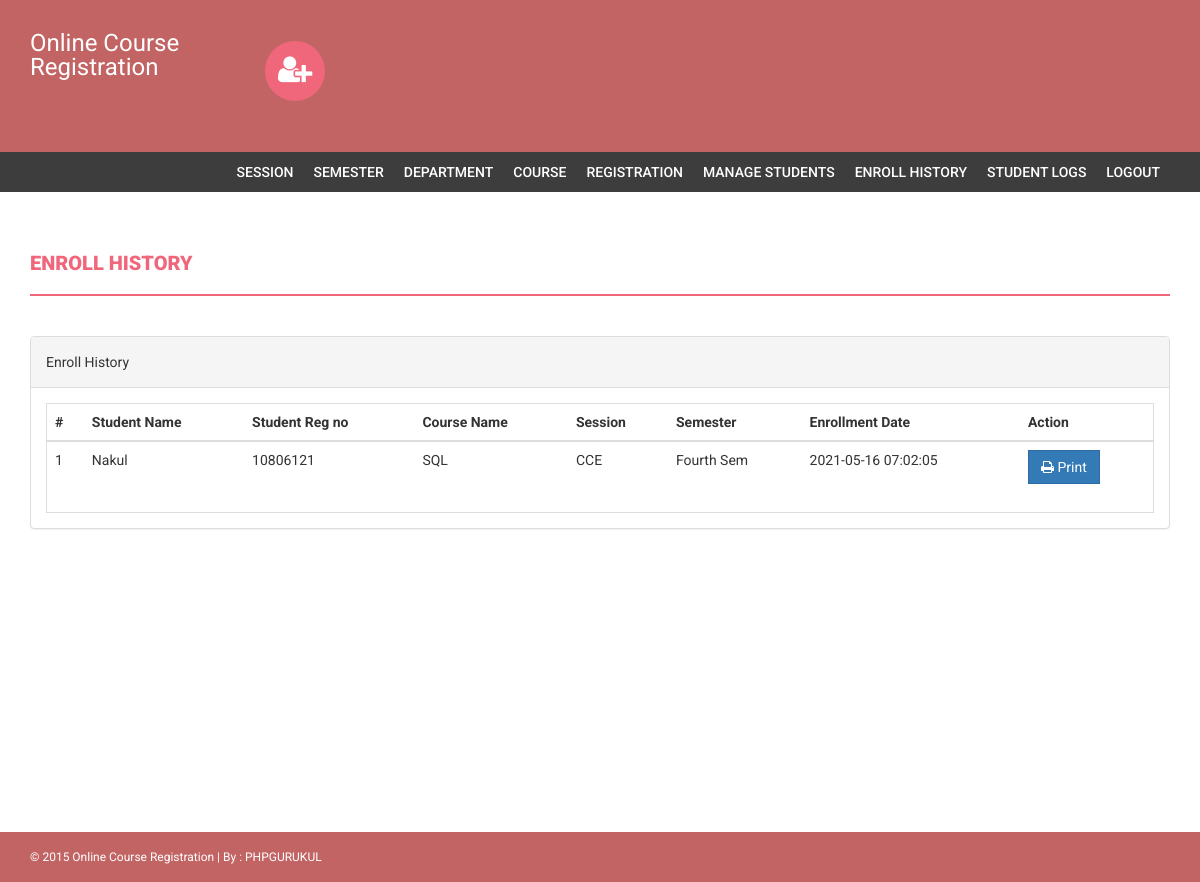
/onlinecourse/admin/enroll-history.php (signed in), run on the app's committed database.
### tables this page shows
CREATE TABLE `courseenrolls` (
  `id` int(11) NOT NULL,
  `studentRegno` varchar(255) DEFAULT NULL,
  `pincode` varchar(255) DEFAULT NULL,
  `session` int(11) DEFAULT NULL,
  `department` int(11) DEFAULT NULL,
  `level` int(11) DEFAULT NULL,
  `semester` int(11) DEFAULT NULL,
  `course` int(11) DEFAULT NULL,
  `enrollDate` timestamp NULL DEFAULT current_timestamp()
);

CREATE TABLE `students` (
  `StudentRegno` varchar(255) NOT NULL,
  `studentPhoto` varchar(255) DEFAULT NULL,
  `password` varchar(255) DEFAULT NULL,
  `studentName` varchar(255) DEFAULT NULL,
  `pincode` varchar(255) DEFAULT NULL,
  `session` varchar(255) DEFAULT NULL,
  `department` varchar(255) DEFAULT NULL,
  `semester` varchar(255) DEFAULT NULL,
  `cgpa` decimal(10,2) DEFAULT NULL,
  `creationdate` timestamp NULL DEFAULT current_timestamp(),
  `updationDate` varchar(255) DEFAULT NULL
);

CREATE TABLE `course` (
  `id` int(11) NOT NULL,
  `courseCode` varchar(255) DEFAULT NULL,
  `courseName` varchar(255) DEFAULT NULL,
  `courseUnit` varchar(255) DEFAULT NULL,
  `noofSeats` int(11) DEFAULT NULL,
  `creationDate` timestamp NULL DEFAULT current_timestamp(),
  `updationDate` varchar(255) DEFAULT NULL
);

CREATE TABLE `department` (
  `id` int(11) NOT NULL,
  `department` varchar(255) DEFAULT NULL,
  `creationDate` timestamp NULL DEFAULT current_timestamp()
);

CREATE TABLE `semester` (
  `id` int(11) NOT NULL,
  `semester` varchar(255) DEFAULT NULL,
  `creationDate` timestamp NULL DEFAULT current_timestamp(),
  `updationDate` varchar(255) DEFAULT NULL
);

### onlinecourse/admin/enroll-history.php (the view, shortened to what this page needs)
<?php
if(strlen($_SESSION['alogin'])==0)
    {
header('location:index.php');
}
else{
?>
<!DOCTYPE html>
<html xmlns="http://www.w3.org/1999/xhtml">
<head>
    <link href="assets/css/bootstrap.css" rel="stylesheet" />
    <link href="assets/css/font-awesome.css" rel="stylesheet" />
    <link href="assets/css/style.css" rel="stylesheet" />
</head>
<body>
<?php include('includes/header.php');?>
<?php if($_SESSION['alogin']!="")
{
 include('includes/menubar.php');
}
 ?>
    <div class="content-wrapper">
        <div class="container">
              <div class="row">
                    <div class="col-md-12">
                        <h1 class="page-head-line">Enroll History  </h1>
                    </div>
                </div>
                <div class="row" >
                <div class="col-md-12">
                    <div class="panel panel-default">
                        <div class="panel-heading">
                           Enroll History
                        </div>
                        <div class="panel-body">
                            <div class="table-responsive table-bordered">
                                <table class="table">
                                    <thead>
                                        <tr>
                                            <th>#</th>
                                                 <th>Student Name </th>
                                                    <th>Student Reg no </th>
                                            <th>Course Name </th>
                                            <th>Session </th>
                                                <th>Semester</th>
                                             <th>Enrollment Date</th>
                                             <th>Action</th>
                                        </tr>
                                    </thead>
                                    <tbody>
<?php
$sql=mysqli_query($con,"select courseenrolls.course as cid, course.courseName as courname,session.session as session,department.department as dept,courseenrolls.enrollDate as edate ,semester.semester as sem,students.studentName as sname,students.StudentRegno as sregno from courseenrolls join course on course.id=courseenrolls.course join session on session.id=courseenrolls.session join department on department.id=courseenrolls.department   join semester on semester.id=courseenrolls.semester join students on students.StudentRegno=courseenrolls.studentRegno ");
$cnt=1;
while($row=mysqli_fetch_array($sql))
{
?>
                                        <tr>
                                            <td><?php echo $cnt;?></td>
                                              <td><?php echo htmlentities($row['sname']);?></td>
                                            <td><?php echo htmlentities($row['sregno']);?></td>
                                            <td><?php echo htmlentities($row['courname']);?></td>
                                            <td><?php echo htmlentities($row['dept']);?></td>
                                            <td><?php echo htmlentities($row['sem']);?></td>
                                             <td><?php echo htmlentities($row['edate']);?></td>
                                            <td>
                                            <a href="print.php?id=<?php echo $row['cid']?>" target="_blank">
<button class="btn btn-primary"><i class="fa fa-print "></i> Print</button> </a>
                                            </td>
                                        </tr>
<?php
$cnt++;
} ?>
                                    </tbody>
                                </table>
                            </div>
                        </div>
                    </div>
                </div>
            </div>
        </div>
    </div>
  <?php include('includes/footer.php');?>
</body>
</html>
<?php } ?>

### onlinecourse/admin/assets/css/style.css (style rules this page uses)
body { font-family: 'Roboto', sans-serif; line-height: 30px; }
.content-wrapper { margin-top: 40px; min-height: 600px; padding-bottom: 60px; }
.page-head-line { font-weight: 900; padding-bottom: 20px; border-bottom: 2px solid #F0677C; text-transform: uppercase; color: #F0677C; font-size: 20px; margin-bottom: 40px; }
.btn { border-radius: 0px; -webkit-border-radius: 0px; -moz-border-radius: 0px; }

### data on the page
courseenrolls: students.studentName "Nakul", students.StudentRegno "10806121", course.courseName "SQL", department.department "CCE", semester.semester "Fourth Sem", enrollDate "2021-05-16 07:02:05"
